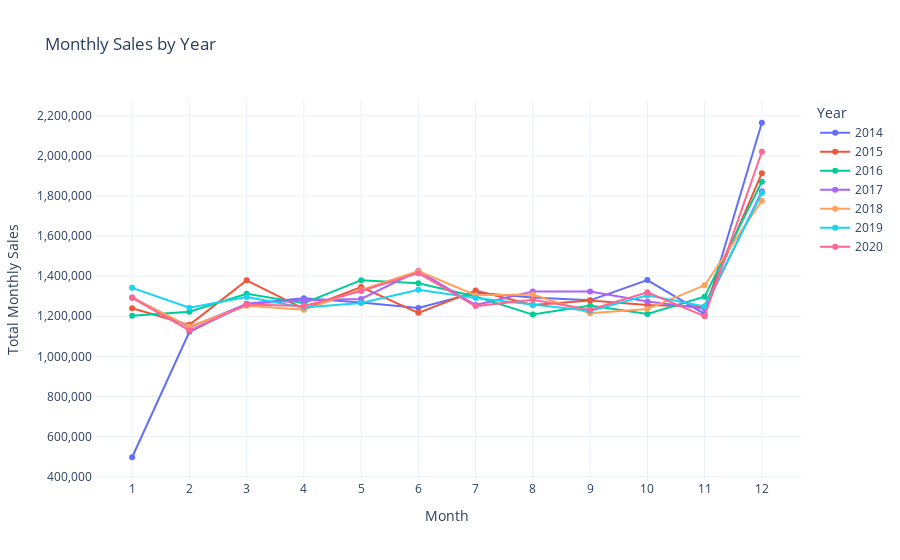

This figure's notebook cell:
### Code cell
# Convert 'purchase_date' to datetime and extract 'month' and 'year'
data['purchase_date'] = pd.to_datetime(data['purchase_date'], errors='coerce')
data['month'] = data['purchase_date'].dt.month
data['year'] = data['purchase_date'].dt.year
data = data[data['year'] != 2021]
# Calculate monthly sales for each year
monthly_sales = data.groupby(['year', 'month'])['total_price'].sum().reset_index()

# Pivot the data to have months as rows and years as columns
monthly_sales_pivot = monthly_sales.pivot(index='month', columns='year', values='total_price')

fig = go.Figure()

for year in monthly_sales_pivot.columns:
    fig.add_trace(go.Scatter(
        x=monthly_sales_pivot.index,
        y=monthly_sales_pivot[year],
        mode='lines+markers',
        name=str(year)
    ))

fig.update_layout(
    title='Monthly Sales by Year',
    xaxis_title='Month',
    yaxis_title='Total Monthly Sales',
    xaxis=dict(tickmode='array', tickvals=list(range(1, 13))),
    yaxis=dict(tickformat=','),
    template='plotly_white',
    legend_title='Year'
)

fig.show()

### Figure 1 — Plotly figure (JSON) as saved in the notebook; plotly's stock layout.template omitted (floating-point values rounded to 4 significant figures)
{"data": [{"mode": "lines+markers", "name": "2014", "type": "scatter", "x": [1, 2, 3, 4, 5, 6, 7, 8, 9, 10, 11, 12], "y": [496545, 1122556, 1262462, 1290371, 1268810, 1240809, 1317321, 1293226, 1279470, 1380372, 1211585, 2165445]}, {"mode": "lines+markers", "name": "2015", "type": "scatter", "x": [1, 2, 3, 4, 5, 6, 7, 8, 9, 10, 11, 12], "y": [1239780, 1157165, 1379076, 1236194, 1345746, 1216978, 1328424, 1256068, 1278001, 1256160, 1248631, 1914092]}, {"mode": "lines+markers", "name": "2016", "type": "scatter", "x": [1, 2, 3, 4, 5, 6, 7, 8, 9, 10, 11, 12], "y": [1202033, 1222820, 1312411, 1265477, 1379987, 1364638, 1298127, 1208300, 1252996, 1211741, 1297137, 1870951]}, {"mode": "lines+markers", "name": "2017", "type": "scatter", "x": [1, 2, 3, 4, 5, 6, 7, 8, 9, 10, 11, 12], "y": [1293925, 1144167, 1261708, 1279634, 1286490, 1426449, 1255845, 1324095, 1323231, 1274072, 1238392, 1823148]}, {"mode": "lines+markers", "name": "2018", "type": "scatter", "x": [1, 2, 3, 4, 5, 6, 7, 8, 9, 10, 11, 12], "y": [1292505, 1148811, 1252315, 1232506, 1331615, 1425022, 1304825, 1307955, 1215604, 1236544, 1354420, 1776644]}, {"mode": "lines+markers", "name": "2019", "type": "scatter", "x": [1, 2, 3, 4, 5, 6, 7, 8, 9, 10, 11, 12], "y": [1341892, 1242395, 1295778, 1243838, 1266427, 1332069, 1291635, 1257311, 1226611, 1304925, 1248960, 1814662]}, {"mode": "lines+markers", "name": "2020", "type": "scatter", "x": [1, 2, 3, 4, 5, 6, 7, 8, 9, 10, 11, 12], "y": [1291852, 1128982, 1258627, 1250855, 1326051, 1415045, 1250629, 1282689, 1232651, 1319670, 1200259, 2020622]}], "layout": {"legend": {"title": {"text": "Year"}}, "title": {"text": "Monthly Sales by Year"}, "xaxis": {"tickmode": "array", "tickvals": [1, 2, 3, 4, 5, 6, 7, 8, 9, 10, 11, 12], "title": {"text": "Month"}}, "yaxis": {"tickformat": ",", "title": {"text": "Total Monthly Sales"}}}}
